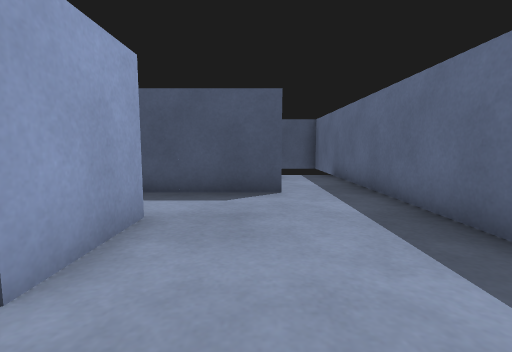
view 1 (above)

16 first-person views from a walk through a Gazebo world. The camera is 0.54 m above the floor, tilts 6° down and sees 85° across. The floor is counted in squares, 0.5 m on a side. Each view is taken from the middle of a square. On the plan, view 1 faces up. The plan holds only what a view shows up to about 12 squares ahead; the rest is blank. The place goes on beyond the plan. Robots are left out.

view 2
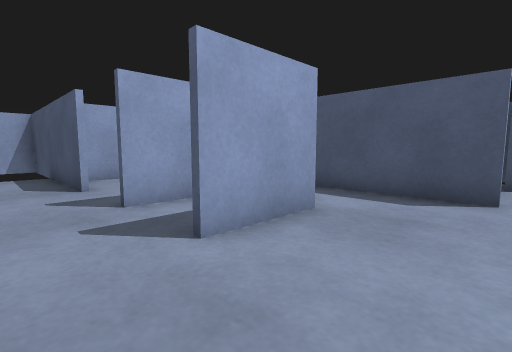

view 3
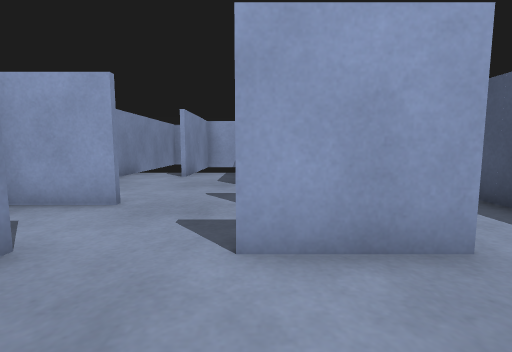

view 4
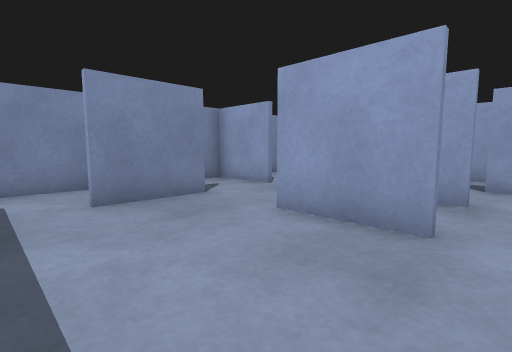

view 5
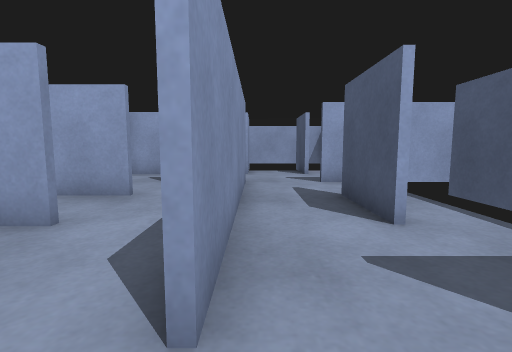

view 6
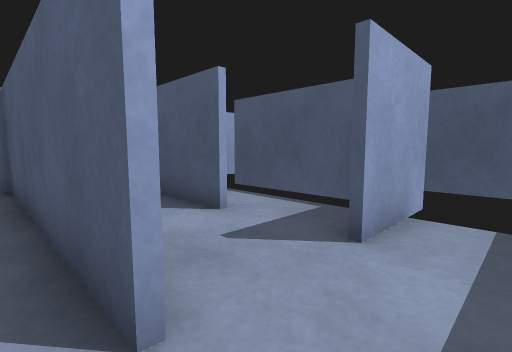

view 7
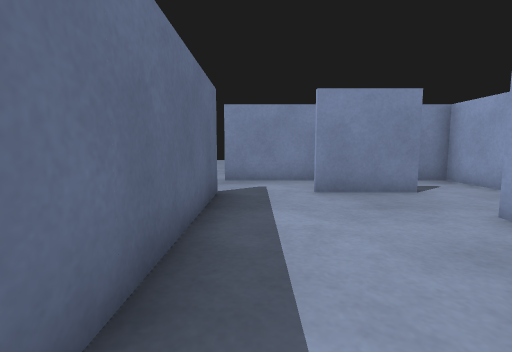

view 8
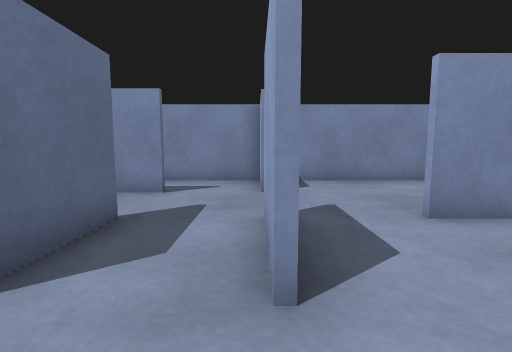

view 9
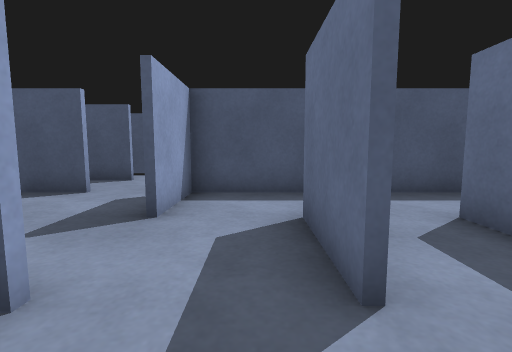

view 10
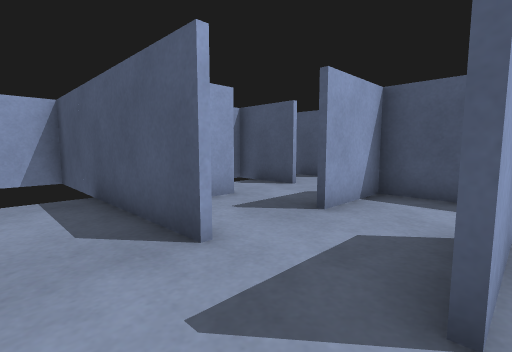

view 11
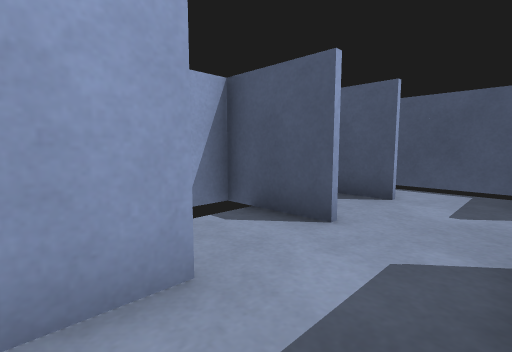

view 12
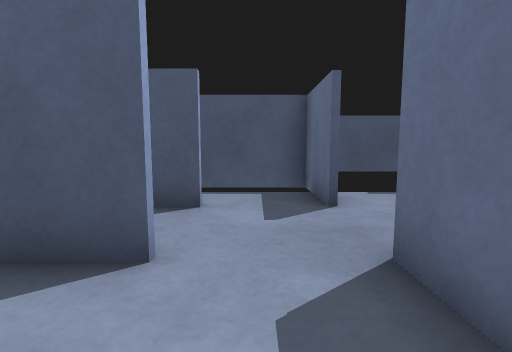

view 13
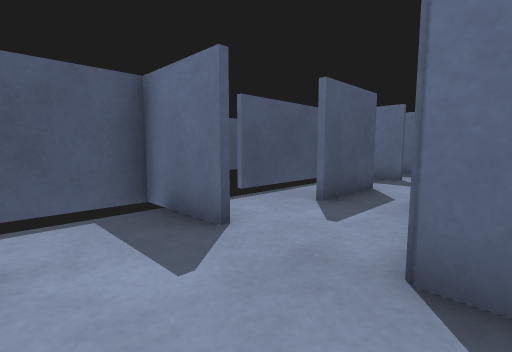

view 14
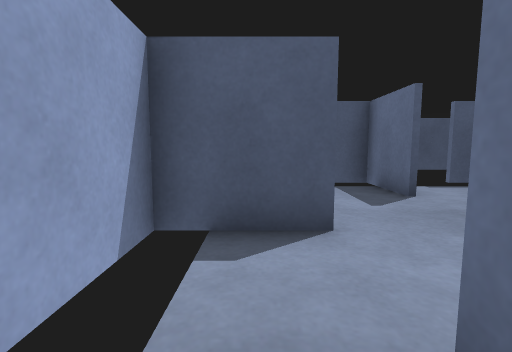

view 15
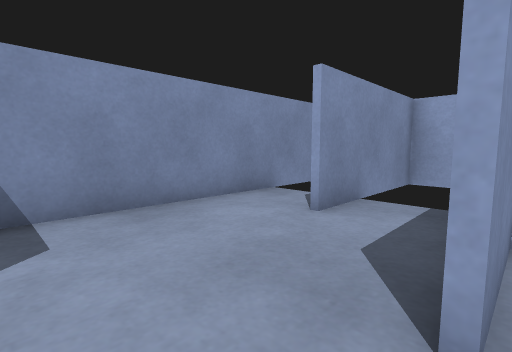

view 16
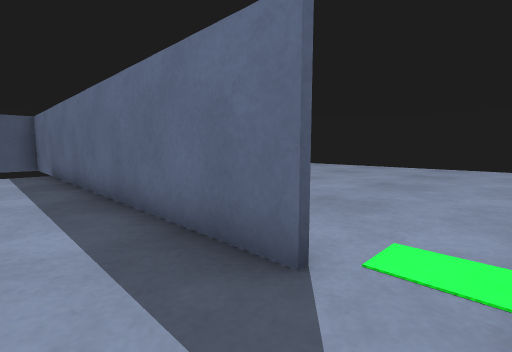

### Floor plan
Ten units are one square. View 1 is at (0, 0); x grows to the right and y downward. Boxes are objects, and circles mark ways between rooms. Rooms are numbered by the first view taken in them; rooms with no view inside come last. Other rooms are left out.
<svg viewBox="-120 -120 155 154">
<path fill="none" stroke="#000" d="M-19 -18 -19 -42M-43 -18 -43 -42M-41 -42 -41 -18M-17 -42 -17 -18M-41 5 -41 29 30 29M-19 5 6 5M-65 -18 -115 -18M6 -65 -66 -65 -66 -41M29 6 29 -66M-115 5 -90 5M-115 29 -51 29M-18 -89 -42 -89M5 -89 5 -99M-5 -113 -42 -113M6 -115 6 -90M-67 -67 6 -67M-66 -98 -66 -90M29 -66 29 -115M-89 -42 -89 -19 -65 -19M-67 -52 -67 -67M-89 -65 -113 -65 -113 -42M-89 -89 -108 -89M-67 -89 -67 -113 -100 -113"/>
<circle cx="15" cy="-70" r="3" fill="#2a7"/>
<circle cx="-70" cy="-35" r="3" fill="#2a7"/>
<circle cx="-70" cy="-80" r="3" fill="#2a7"/>
<circle cx="-90" cy="-55" r="3" fill="#2a7"/>
<circle cx="-80" cy="-70" r="3" fill="#2a7"/>
<circle cx="-80" cy="-90" r="3" fill="#2a7"/>
<text x="-30" y="-20">1</text>
<text x="-20" y="-80">2</text>
<text x="-80" y="-40">3</text>
<text x="-100" y="-50">4</text>
<text x="-80" y="-80">5</text>
<text x="-90" y="-100">6</text>
</svg>
Room 1 opens to room 2. Room 1 opens to room 3. Room 2 opens to room 5. Room 3 opens to room 4. Room 3 opens to room 5. Room 5 opens to room 6.

Where each view was taken, in squares from view 1:
view 1: 0 up, 0 right, facing up
view 2: 0 up, 1 right, facing up-left
view 3: 2 up, 1 right, facing left
view 4: 5 up, 2 right, facing down-left
view 5: 7 up, 2 right, facing left
view 6: 6 up, 2 right, facing up-left
view 7: 6 up, 2 right, facing down
view 8: 6 up, 4 left, facing down
view 9: 0 up, 5 left, facing up
view 10: 0 up, 4 left, facing up-left
view 11: 3 up, 7 left, facing up-left
view 12: 4 up, 8 left, facing up
view 13: 6 up, 9 left, facing up-right
view 14: 3 up, 10 left, facing up
view 15: 2 up, 5 left, facing down-left
view 16: 2 down, 1 right, facing up-right
